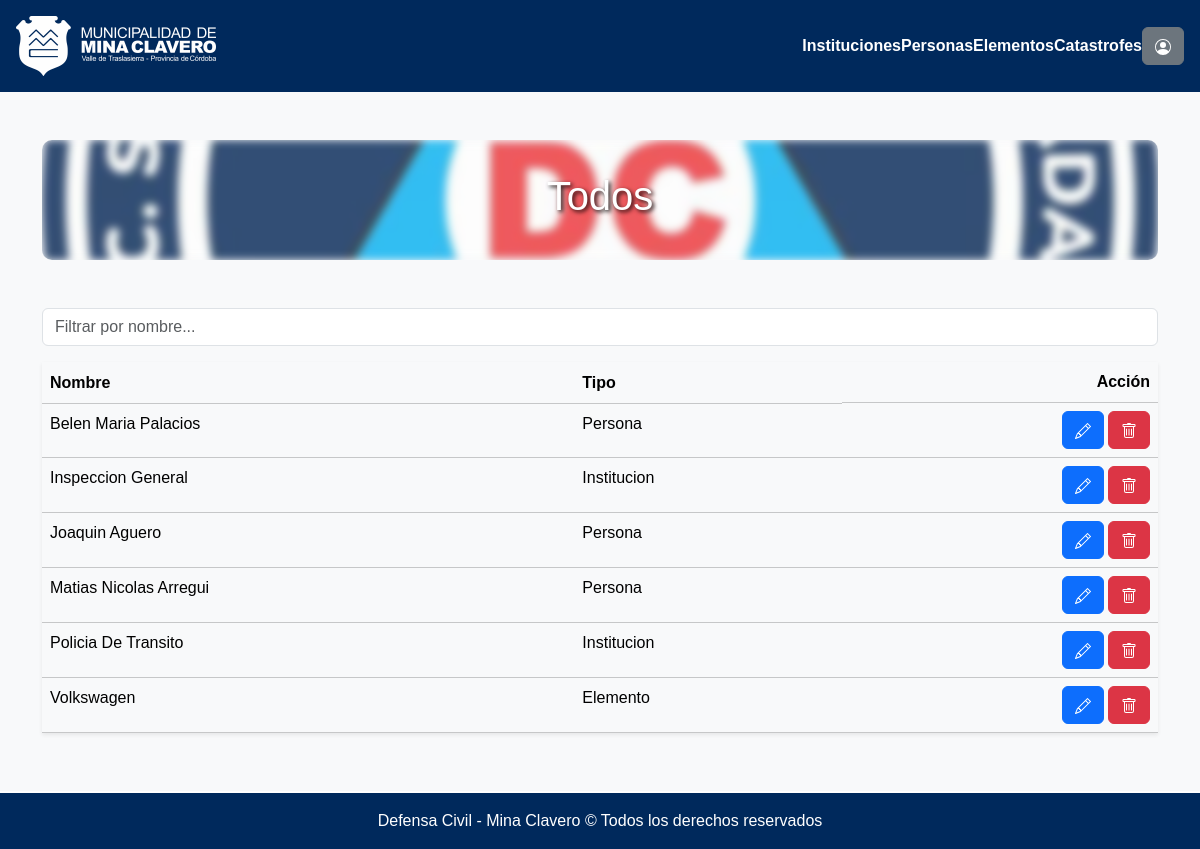
The app's page /inicio/ (signed in), older data.
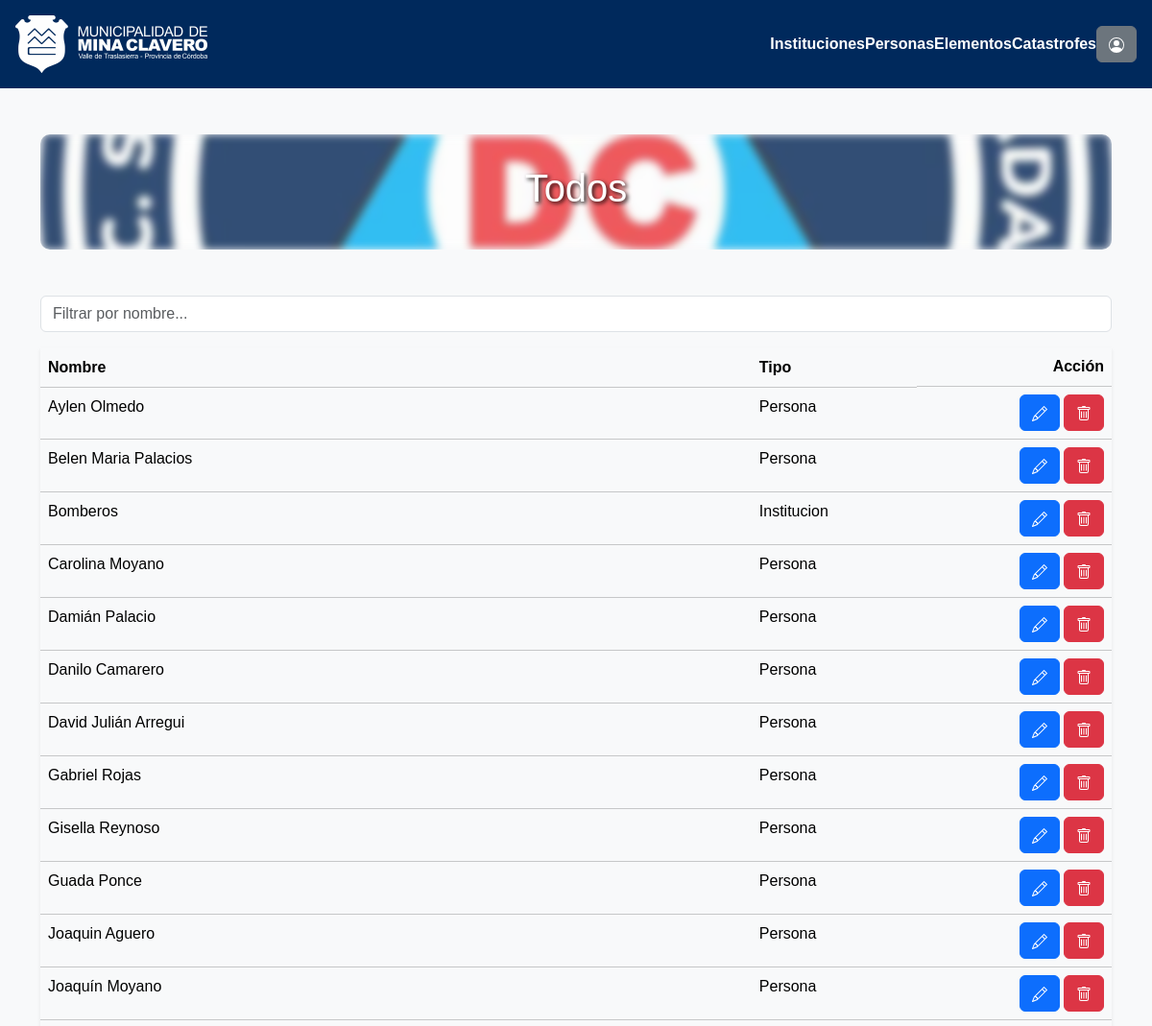
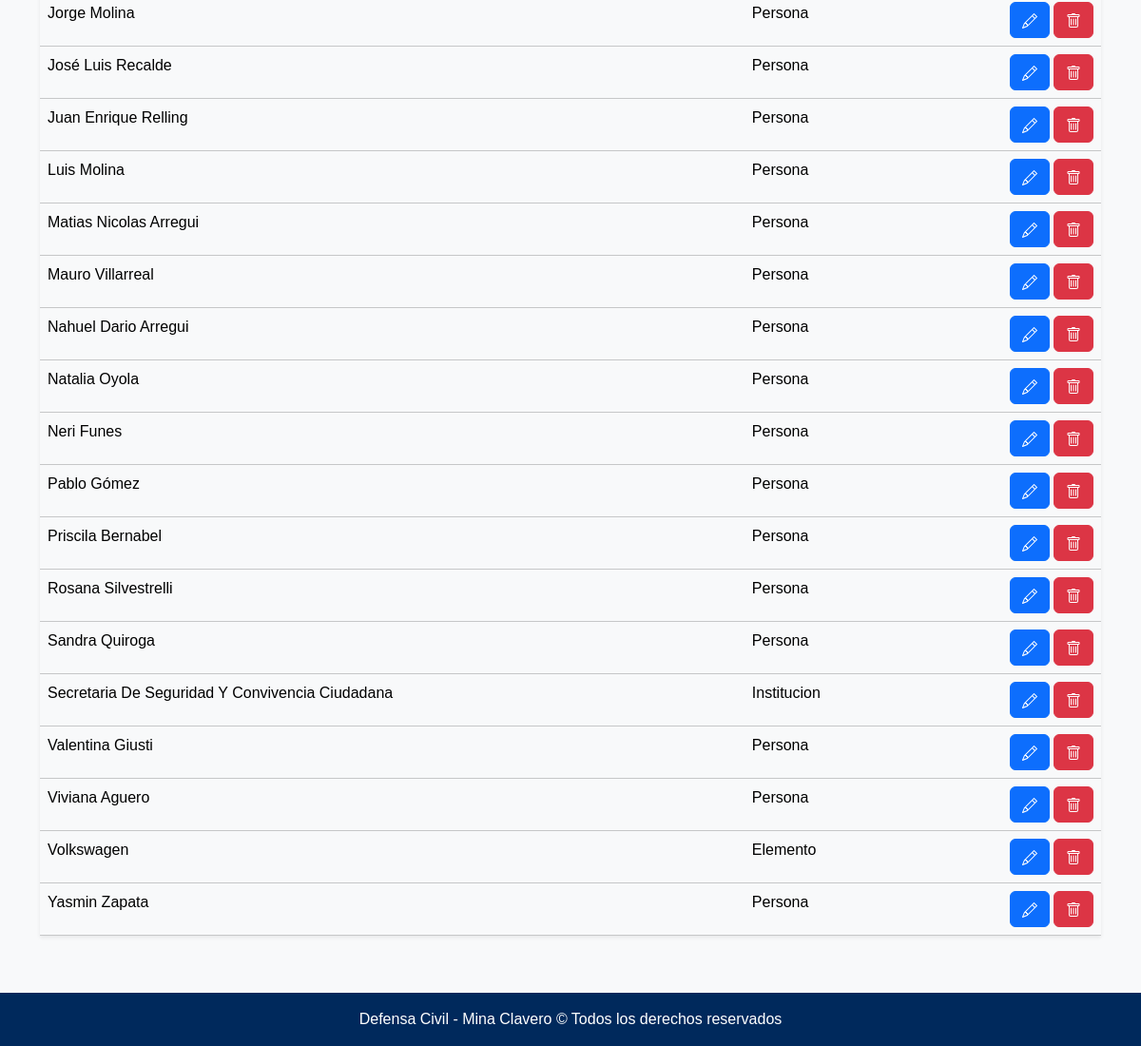
The same page, newer data (2 pictures, top to bottom).
### seguridadVial/models.py (models this page shows, shortened)
class Persona(models.Model):
    nombre_apellido = models.CharField(max_length=120)
    dni = models.IntegerField(default=0)
    telefono = models.CharField(max_length=30, default="",null=True, blank=True)
    id_institucion = models.ManyToManyField('Institucion', through="InstitucionCargoPersona")
    def get_tipo(self):
        return "Persona"

class Institucion(models.Model):
    nombre = models.CharField(max_length=120)
    descripcion = models.CharField(max_length=240)
    direccion = models.CharField(max_length=120, default="", null=True, blank=True)
    email = models.CharField(max_length=120, default="", null=True, blank=True)
    telefono = models.CharField(max_length=30, default="",null=True, blank=True)
    def get_tipo(self):
        return "Institucion"

class Elementos(models.Model):
    nombre = models.CharField(max_length=120)
    tipo = models.CharField(max_length=120, null=True, blank=True)
    descripcion = models.CharField(max_length=120, default="", null=True, blank=True)
    cantidad = models.IntegerField(default=1, null=True, blank=True)
    observaciones = models.CharField(max_length=240, null=True, blank=True)
    estado = models.BooleanField(default=True, null=True, blank=True)
    id_persona = models.ForeignKey("Persona", on_delete=models.PROTECT)
    id_institucion = models.ForeignKey("Institucion", on_delete=models.CASCADE)
    def get_tipo(self):
        return "Elemento"

### seguridadVial/views.py (the view)
# urls.py: path("inicio/", login_required(permission_required('seguridadVial.view_elementos')(views.paginaPrincipal)), name="paginaPrincipal"),
def paginaPrincipal(request):
    try:
        elementos = list(Elementos.objects.all())
        instituciones = list(Institucion.objects.all())
        personas = list(Persona.objects.all())
        todo = sorted(elementos + instituciones + personas, key=lambda x: getattr(x, "nombre", getattr(x, "nombre_apellido", "")).lower())
        context = {"todo": todo}
        return render(request, template_name=os.path.join("defensaCivil", "paginaPrincipal.html"), context=context)
    except Exception as e:
        return render(request, template_name=os.path.join("defensaCivil", "paginaPrincipal.html"), context=None)

### municipalidad/templates/defensaCivil/paginaPrincipal.html (shortened to what this page needs)
{% extends "defensaCivil/base.html" %}
{% load static %}
{% block contenido %}
<div class="container mt-5">
  <div class="cont mb-5">
    <h1 class="titulo">Todos</h1>
  </div>
  <input type="text" id="filterInput" class="form-control mb-3" placeholder="Filtrar por nombre...">
  <table class="table table-light shadow-sm mt-2">
    <thead class="bg-light">
      <tr>
        <th scope="col">Nombre</th>
        <th scope="col" class="d-none d-md-table-cell">Tipo</th>
        <th scope="col" class="d-flex justify-content-end">Acción</th>
      </tr>
    </thead>
    <tbody id="tableBody">
      {% for elemento in todo %}
          <tr>
              {% if elemento.get_tipo == "Persona" %}
                <td>{{ elemento.nombre_apellido | title }}</td>
              {% else %}
                <td>{{ elemento.nombre| title }}</td>
              {% endif %}
            {% if elemento.get_tipo == "Elemento" %}
              <td class="d-none d-md-table-cell">{{ elemento.get_tipo |default_if_none:"-----" }}</td>
              <td>
                  <div class="d-flex justify-content-end align-items-center">
                      <a class="btn btn-primary" href="{% url 'modificarElemento' elemento.id %}">
                      </a>
                      <a class="btn btn-danger ms-1" href="{% url 'borrarElemento' elemento.id %}">
                      </a>
                  </div>
                </td>
              {% elif elemento.get_tipo == "Institucion" %}
                <td class="d-none d-md-table-cell">{{ elemento.get_tipo |default_if_none:"-----" }}</td>
                <td>
                  <div class="d-flex justify-content-end align-items-center">
                      <a class="btn btn-primary" href="{% url 'modificarInstitucion' elemento.id %}">
                      </a>
                      <a class="btn btn-danger ms-1"  href="{% url 'borrarInstitucion' elemento.id %}">
                      </a>
                  </div>
                </td>
              {% elif elemento.get_tipo == "Persona" %}
                <td class="d-none d-md-table-cell">{{ elemento.get_tipo |default_if_none:"-----" }}</td>
                <td>
                  <div class="d-flex justify-content-end align-items-center">
                      <a class="btn btn-primary" href="{% url 'modificarPersona' elemento.id %}">
                      </a>
                      <a class="btn btn-danger ms-1"  href="{% url 'borrarPersona' elemento.id %}">
                      </a>
                  </div>
                </td>
              {% endif %}
          </tr>
      {% endfor %}
    </tbody>
  </table>
</div>
{% endblock %}

Row changes from the older to the newer data that the page shows:
removed Institucion: nombre "Policia De Transito", get_tipo "Institucion"
added Persona: nombre_apellido "Aylen Olmedo", get_tipo "Persona"
added Institucion: nombre "Bomberos", get_tipo "Institucion"
added Persona: nombre_apellido "Carolina Moyano", get_tipo "Persona"
added Persona: nombre_apellido "Damián Palacio", get_tipo "Persona"
added Persona: nombre_apellido "Danilo Camarero", get_tipo "Persona"
added Persona: nombre_apellido "David Julián Arregui", get_tipo "Persona"
added Persona: nombre_apellido "Gabriel Rojas", get_tipo "Persona"
added Persona: nombre_apellido "Gisella Reynoso", get_tipo "Persona"
added Persona: nombre_apellido "Guada Ponce", get_tipo "Persona"
added Persona: nombre_apellido "Joaquín Moyano", get_tipo "Persona"
added Persona: nombre_apellido "Jorge Molina", get_tipo "Persona"
added Persona: nombre_apellido "José Luis Recalde", get_tipo "Persona"
added Persona: nombre_apellido "Juan Enrique Relling", get_tipo "Persona"
added Persona: nombre_apellido "Luis Molina", get_tipo "Persona"
added Persona: nombre_apellido "Mauro Villarreal", get_tipo "Persona"
added Persona: nombre_apellido "Nahuel Dario Arregui", get_tipo "Persona"
added Persona: nombre_apellido "Natalia Oyola", get_tipo "Persona"
added Persona: nombre_apellido "Neri Funes", get_tipo "Persona"
added Persona: nombre_apellido "Pablo Gómez", get_tipo "Persona"
added Persona: nombre_apellido "Priscila Bernabel", get_tipo "Persona"
added Persona: nombre_apellido "Rosana Silvestrelli", get_tipo "Persona"
added Persona: nombre_apellido "Sandra Quiroga", get_tipo "Persona"
changed Institucion: nombre "Inspeccion General" → "Secretaria De Seguridad Y Convivencia Ciudadana"; moves down the list
added Persona: nombre_apellido "Valentina Giusti", get_tipo "Persona"
added Persona: nombre_apellido "Viviana Aguero", get_tipo "Persona"
added Persona: nombre_apellido "Yasmin Zapata", get_tipo "Persona"
